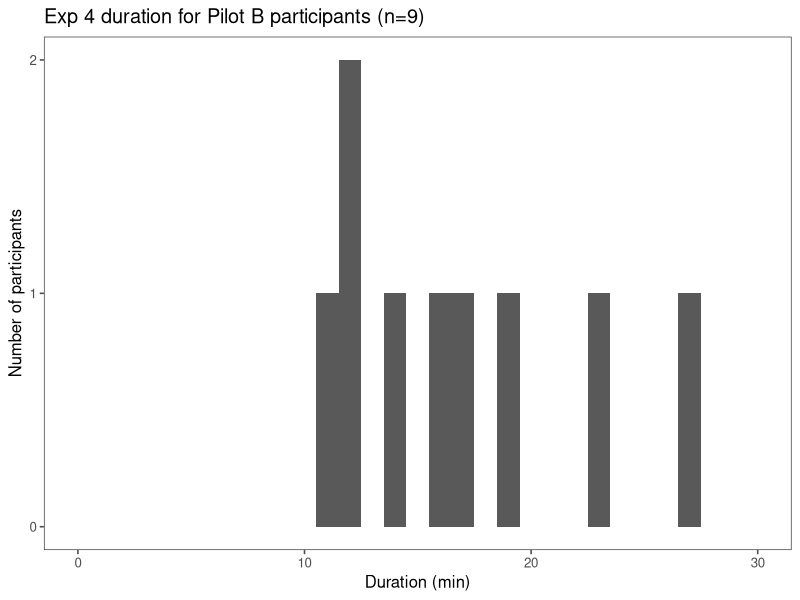
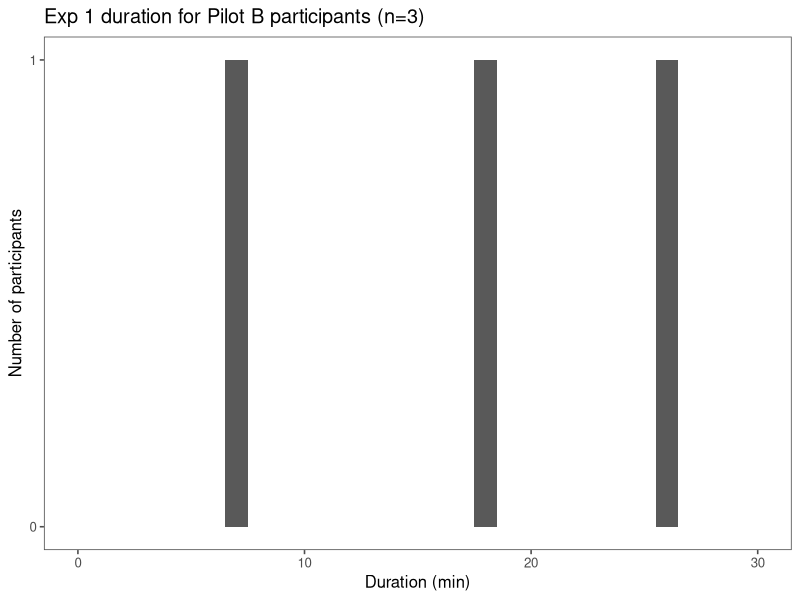

Source code (R) for these figures, in order:
library(tidyverse)
library(ggthemes)
theme_set(theme_few())

# Exp 4
data_Exp4_duration <- read_csv("../data/Exp4_pilotB_duration.csv")

# histogram of duration
ggplot(data_Exp4_duration, aes(x = duration)) +
  geom_histogram(binwidth=1) +
  labs(x="Duration (min)", 
       y="Number of participants") +
  xlim(0, 30) + 
  scale_y_continuous(breaks=seq(0,2,1)) +
  ggtitle("Exp 4 duration for Pilot B participants (n=9)")

# Exp 1
data_Exp1_duration <- read_csv("../data/Exp1_pilotB_duration.csv")

# histogram of duration
ggplot(data_Exp1_duration, aes(x = duration)) +
  geom_histogram(binwidth=1) +
  labs(x="Duration (min)", 
       y="Number of participants") +
  xlim(0, 30) + 
  scale_y_continuous(breaks=seq(0,2,1)) +
  ggtitle("Exp 1 duration for Pilot B participants (n=3)")